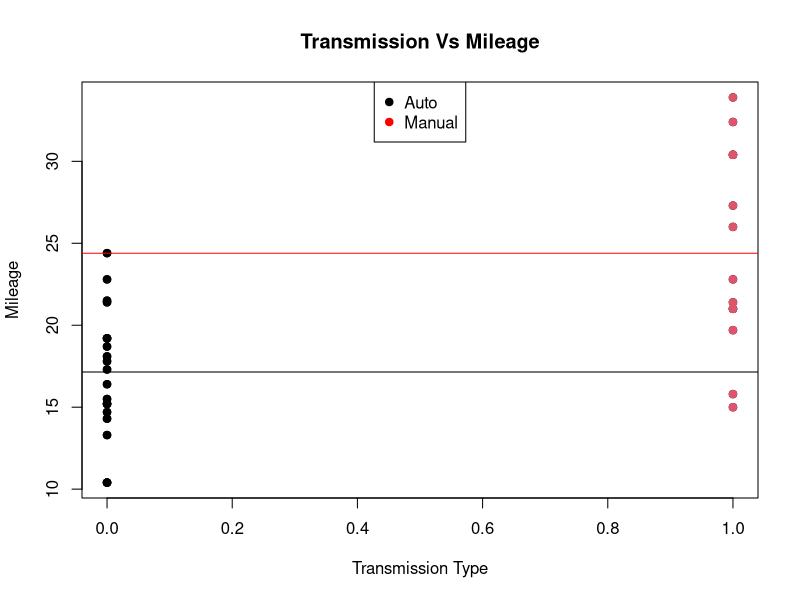
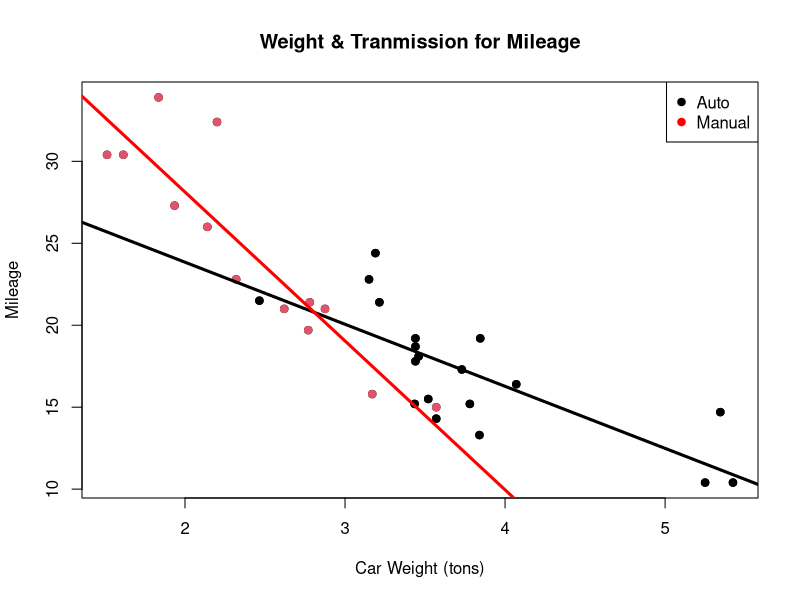
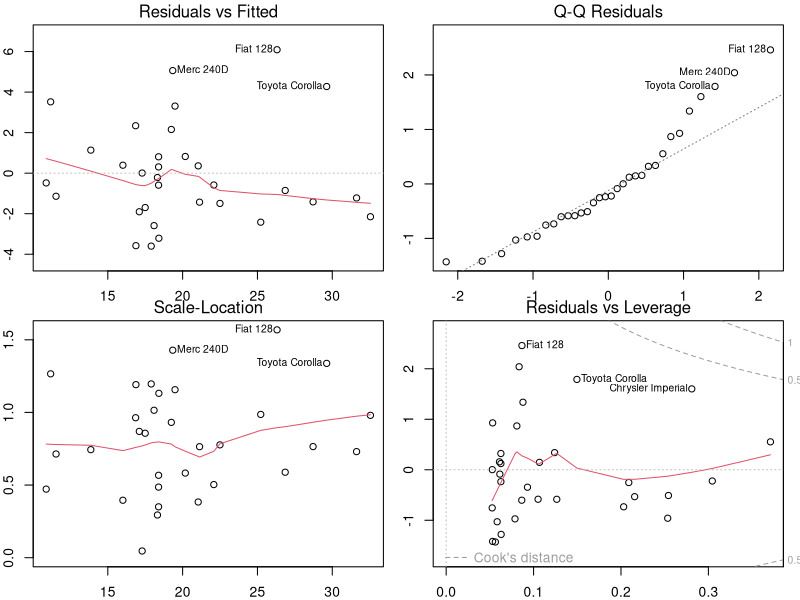
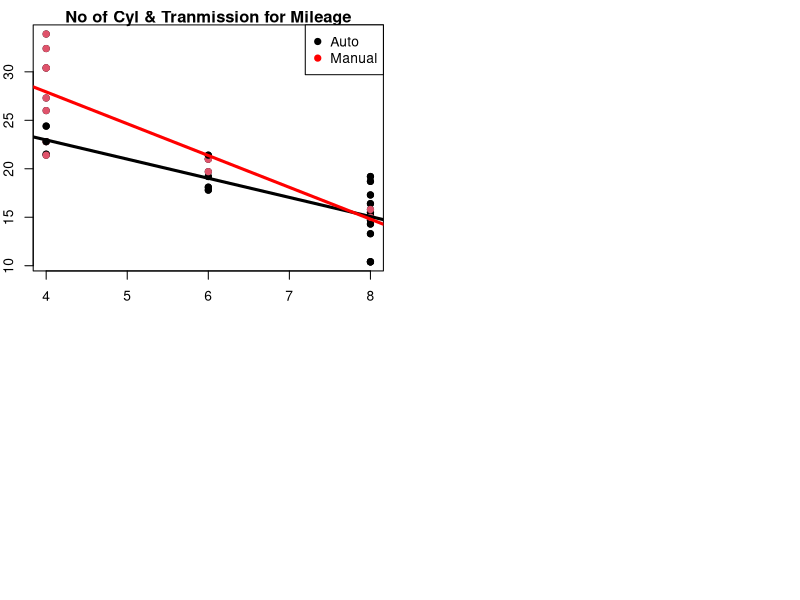
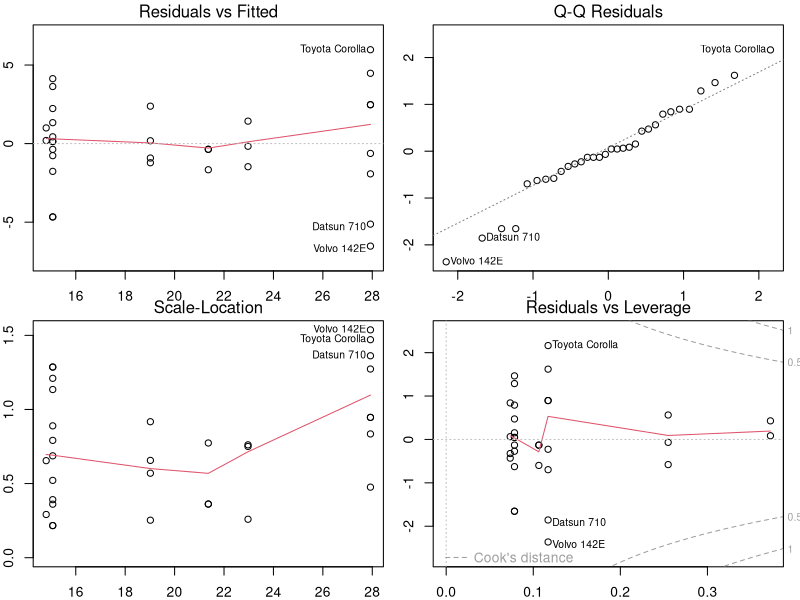

These charts were generated, in order, by the following R code:
## ---- chunk 1
data(mtcars)
manu<-mtcars[mtcars$am==1,]
auto<-mtcars[mtcars$am==0,]
mnmanu<-mean(manu$mpg)
mnauto<-mean(auto$mpg)

## ---- chunk 2
mpgcyl<-cor(mtcars$mpg,mtcars$cyl)
mpgdisp<-cor(mtcars$mpg,mtcars$disp)
mpgwt<-cor(mtcars$mpg,mtcars$wt)
mpghp<-cor(mtcars$mpg,mtcars$hp)
cylwt<-cor(mtcars$cyl,mtcars$wt)
cyldisp<-cor(mtcars$cyl,mtcars$disp)

## ---- chunk 3

fit<-lm(mpg~wt+factor(am)+wt*factor(am),data=mtcars)
summary(fit)$coeff[,1]

## ---- chunk 4

fit1<-lm(mpg~cyl+factor(am)+cyl*factor(am),data=mtcars)
summary(fit1)$coeff[,1]

## ---- chunk 5

fit2<-lm(formula = mpg ~ factor(am) + wt + cyl, data = mtcars)
summary(fit2)$coeff[,1]

## ---- chunk 6

plot(mtcars$am,mtcars$mpg,xlab = "Transmission Type", ylab = "Mileage")
points(mtcars$am,mtcars$mpg,pch = 19,col=((mtcars$am==1)*1+1))
title("Transmission Vs Mileage")
abline(h=mean(manu$mpg),col='red')
abline(h=mean(auto$mpg),col='black')
legend("top",legend=c("Auto","Manual"),col=c("black","red"),pch=19)

## ---- chunk 7

plot(mtcars$wt,mtcars$mpg,xlab = "Car Weight (tons)", ylab = "Mileage")
title("Weight & Tranmission for Mileage")
points(mtcars$wt,mtcars$mpg,pch = 19,col=((mtcars$am==1)*1+1))
abline(c(fit$coeff[1],fit$coeff[2]),col="black",lwd=3)
abline(c(fit$coeff[1]+fit$coeff[3],fit$coeff[2]+fit$coeff[4]),col="red",lwd=3)
legend("topright",legend=c("Auto","Manual"),col=c("black","red"),pch=19)

## ---- chunk 8

par(mfrow=c(2,2),mar=c(2,2,1,1),oma=c(0,0,0.5,0))
plot(fit)

## ---- chunk 9

plot(mtcars$cyl,mtcars$mpg,xlab = "No of Cylinders", ylab = "Mileage")
title("No of Cyl & Tranmission for Mileage")
points(mtcars$cyl,mtcars$mpg,pch = 19,col=((mtcars$am==1)*1+1))
abline(c(fit1$coeff[1],fit1$coeff[2]),col="black",lwd=3)
abline(c(fit1$coeff[1]+fit1$coeff[3],fit1$coeff[2]+fit1$coeff[4]),col="red",lwd=3)
legend("topright",legend=c("Auto","Manual"),col=c("black","red"),pch=19)

## ---- chunk 10

par(mfrow=c(2,2),mar=c(2,2,1,1),oma=c(0,0,0.5,0))
plot(fit1)

